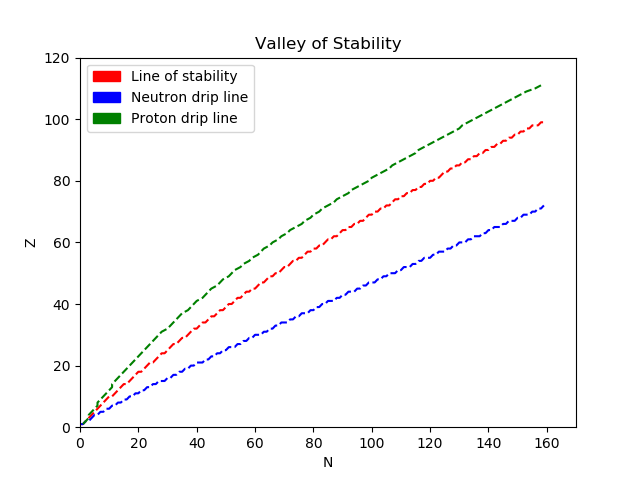

Reproduce this figure in Python.
# walecka6-12.py
# Emma Rice
# 2/19/2020

import numpy as np 
import matplotlib.pyplot as plt
import matplotlib.patches as mpatches

a1 = 15.75
a2 = 17.8
a3 = .710
a4 = 23.7

def stability(N,Z):
	s = (N+Z)/(a3*(N+Z)**(2/3)/(2*a4) + 2) - Z
	return s
def ndrip(N,Z):
	B = N + Z
	drip = -a1 + 2*a2/(3*(B)**(1/3)) - a3*Z**2/(3*(B)**(4/3)) + a4*(2*(N-Z)/B - (N-Z)**2/B**2)
	return drip
def pdrip(N,Z):
	B = N + Z
	drip = -a1 + 2*a2/(3*(B)**(1/3)) + a3*Z*(6*B-Z)/(3*B**(4/3)) - a4*((3*N+Z)*(N-Z)/B**2)
	return drip
# for every value of Z for fixed N where drip == 0; record and plot Z,N
N = []
Z = []
for n in range(0,160):
	for z in range(1,118):
	#check for fixed N where stability(N,Z) = 0
		if(stability(n,z) < 0.001):
			N.append(n)
			Z.append(z)
			break
NN = []
ZN = []
for n in range(0,160):
	for z in range(1,118):
	#check for fixed N where ndrip(N,Z) = 0
		if(ndrip(n,z) < 0.001):
			NN.append(n)
			ZN.append(z)
			break
NZ = []
ZZ = []
for z in range(1,118):
	for n in range(0,160):
	#check for fixed N where pdrip(N,Z) = 0
		if(pdrip(n,z) < 0.000000001):
			NZ.append(n)
			ZZ.append(z)
			break

fig1 = plt.figure()
plt.plot(N, Z, 'r--') 
plt.plot(NN, ZN, 'b--')
plt.plot(NZ, ZZ, 'g--')
plt.title('Valley of Stability')
plt.axis([0, 170, 0, 120])
plt.xlabel('N')
plt.ylabel('Z')
red_p = mpatches.Patch(color='red', label='Line of stability')
blue_p = mpatches.Patch(color='blue', label='Neutron drip line')
green_p = mpatches.Patch(color='green', label='Proton drip line')
plt.legend(handles=[red_p, blue_p, green_p])
plt.show() 
